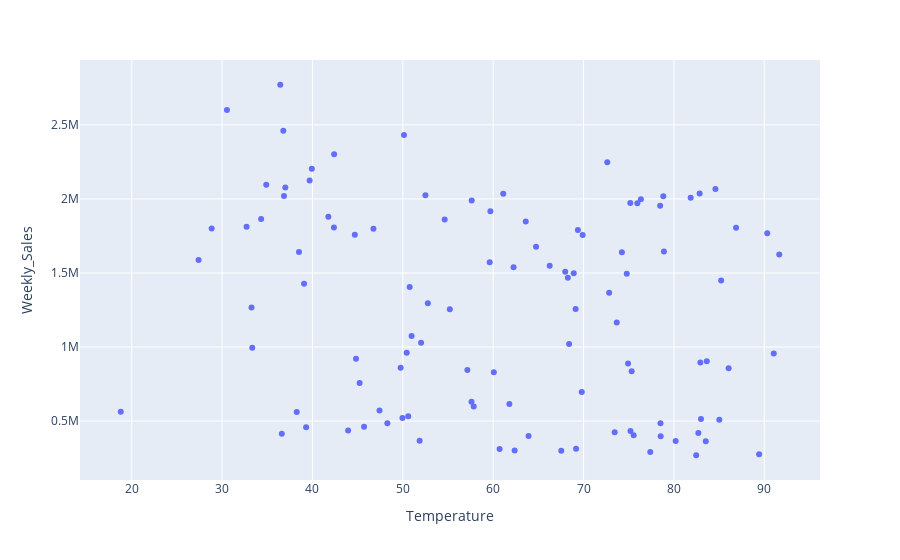

Notebook source saved alongside this figure:
### Code cell
px.scatter(data_frame=df_clean, x='Temperature', y='Weekly_Sales')
